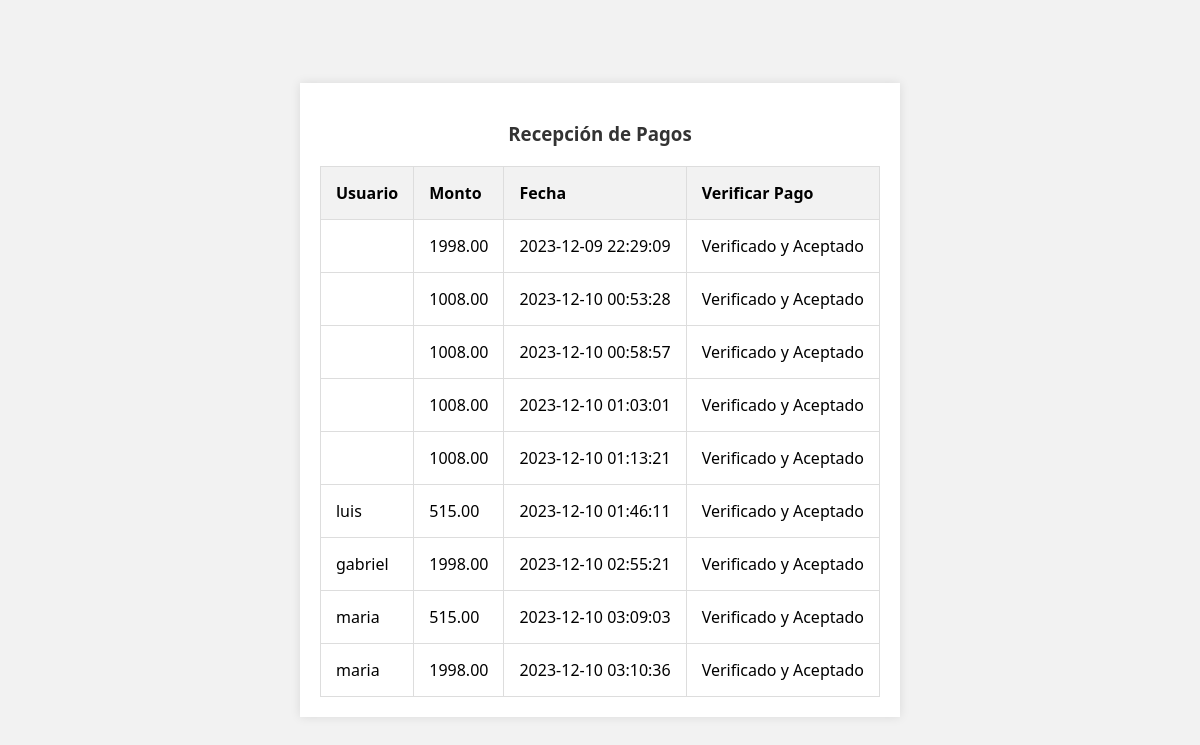
Page /workflow/recepcionPago.vista.inc.php on the committed database.
### tables this page shows
CREATE TABLE `pagos` (
  `id` int(11) NOT NULL,
  `usuario` varchar(50) DEFAULT NULL,
  `monto` decimal(10,2) DEFAULT NULL,
  `fecha` timestamp NOT NULL DEFAULT current_timestamp(),
  `pago_aceptado` tinyint(1) NOT NULL DEFAULT 0
);

### workflow/recepcionPago.vista.inc.php (the view, shortened to what this page needs)
<!DOCTYPE html>
<html lang="es">
<head>
    <link rel="stylesheet" href="estilos.css">
</head>
<body>
    <div id="container">
        <h3>Recepción de Pagos</h3>
        <?php
        include 'conexion.inc.php';
        $queryPagos = "SELECT * FROM academico.pagos";
        $resultPagos = mysqli_query($conn, $queryPagos);
        if ($resultPagos) {
            echo "<table border='1'>";
            echo "<tr><th>Usuario</th><th>Monto</th><th>Fecha</th><th>Verificar Pago</th></tr>";
            while ($rowPago = mysqli_fetch_assoc($resultPagos)) {
                echo "<tr>";
                echo "<td>{$rowPago['usuario']}</td>";
                echo "<td>{$rowPago['monto']}</td>";
                echo "<td>{$rowPago['fecha']}</td>";
                echo "<td>";
                if (!$rowPago['pago_aceptado']) {
                    echo "<button class='verificar-pago' data-id='{$rowPago['id']}'>Verificar y Aceptar Pago</button>";
                } else {
                    echo "Verificado y Aceptado";
                }
                echo "</td>";
                echo "</tr>";
            }
            echo "</table>";
        } else {
            echo "Error al obtener los pagos: " . mysqli_error($conn);
        }
        ?>
    </div>
</body>
</html>

### workflow/estilos.css (style rules this page uses)
body { font-family: Arial, sans-serif; background-color: #f4f4f4; margin: 0; padding: 0; display: flex; justify-content: center; align-items: center; height: 100vh; }
#container { text-align: center; padding: 20px; background-color: #fff; box-shadow: 0 0 10px rgba(0, 0, 0, 0.1); }
h3 { color: #333; }
table { width: 100%; border-collapse: collapse; margin-top: 20px; }
table, th, td { border: 1px solid #ddd; }
th, td { padding: 15px; text-align: left; }
th { background-color: #f2f2f2; }
body { font-family: 'Segoe UI', Tahoma, Geneva, Verdana, sans-serif; background-color: #f2f2f2; margin: 0; display: flex; align-items: center; justify-content: center; height: 100vh; }

### rows in the picture
pagos: monto "1998.00", fecha "2023-12-09 22:29:09", pago_aceptado "Verificado y Aceptado"
pagos: monto "1008.00", fecha "2023-12-10 00:53:28", pago_aceptado "Verificado y Aceptado"
pagos: monto "1008.00", fecha "2023-12-10 00:58:57", pago_aceptado "Verificado y Aceptado"
pagos: monto "1008.00", fecha "2023-12-10 01:03:01", pago_aceptado "Verificado y Aceptado"
pagos: monto "1008.00", fecha "2023-12-10 01:13:21", pago_aceptado "Verificado y Aceptado"
pagos: usuario "luis", monto "515.00", fecha "2023-12-10 01:46:11", pago_aceptado "Verificado y Aceptado"
pagos: usuario "gabriel", monto "1998.00", fecha "2023-12-10 02:55:21", pago_aceptado "Verificado y Aceptado"
pagos: usuario "maria", monto "515.00", fecha "2023-12-10 03:09:03", pago_aceptado "Verificado y Aceptado"
pagos: usuario "maria", monto "1998.00", fecha "2023-12-10 03:10:36", pago_aceptado "Verificado y Aceptado"
